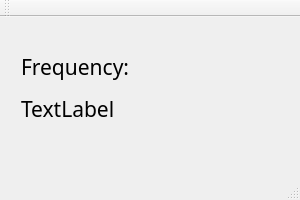
<?xml version="1.0" encoding="UTF-8"?>
<ui version="4.0">
 <class>MainWindow</class>
 <widget class="QMainWindow" name="MainWindow">
  <property name="geometry">
   <rect>
    <x>0</x>
    <y>0</y>
    <width>300</width>
    <height>200</height>
   </rect>
  </property>
  <property name="sizePolicy">
   <sizepolicy hsizetype="Fixed" vsizetype="Fixed">
    <horstretch>0</horstretch>
    <verstretch>0</verstretch>
   </sizepolicy>
  </property>
  <property name="windowTitle">
   <string>MainWindow</string>
  </property>
  <widget class="QWidget" name="centralWidget">
   <widget class="QWidget" name="">
    <property name="geometry">
     <rect>
      <x>10</x>
      <y>20</y>
      <width>241</width>
      <height>101</height>
     </rect>
    </property>
    <layout class="QVBoxLayout" name="verticalLayout">
     <item>
      <widget class="QLabel" name="label_2">
       <property name="font">
        <font>
         <family>Book Antiqua</family>
         <pointsize>16</pointsize>
        </font>
       </property>
       <property name="text">
        <string>Frequency:</string>
       </property>
      </widget>
     </item>
     <item>
      <widget class="QLabel" name="label">
       <property name="font">
        <font>
         <family>Book Antiqua</family>
         <pointsize>16</pointsize>
        </font>
       </property>
       <property name="text">
        <string>TextLabel</string>
       </property>
      </widget>
     </item>
    </layout>
   </widget>
  </widget>
  <widget class="QMenuBar" name="menuBar">
   <property name="geometry">
    <rect>
     <x>0</x>
     <y>0</y>
     <width>300</width>
     <height>20</height>
    </rect>
   </property>
  </widget>
  <widget class="QToolBar" name="mainToolBar">
   <attribute name="toolBarArea">
    <enum>TopToolBarArea</enum>
   </attribute>
   <attribute name="toolBarBreak">
    <bool>false</bool>
   </attribute>
  </widget>
  <widget class="QStatusBar" name="statusBar"/>
 </widget>
 <layoutdefault spacing="6" margin="11"/>
 <resources/>
 <connections/>
</ui>
